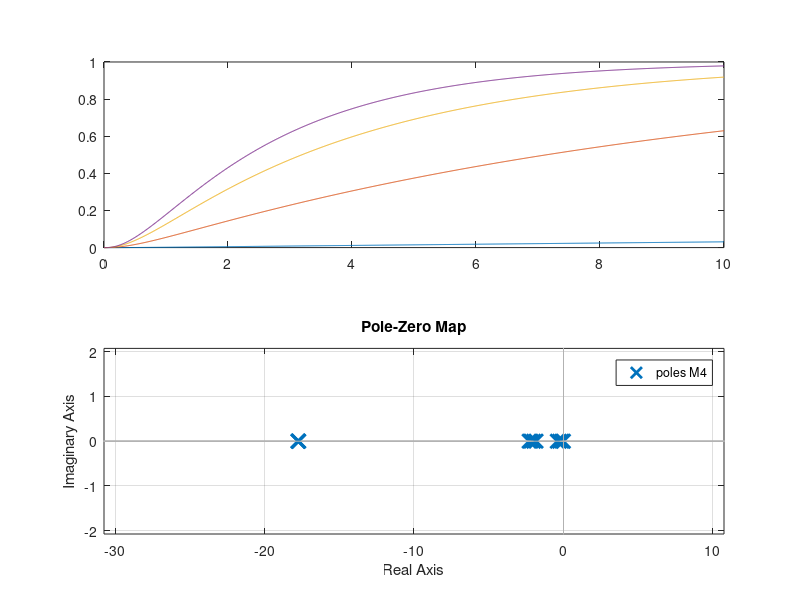

Source code (MATLAB):
% Modelos y Simulación
% Tema: Comandos bloques
% Autor: Gianfranco Salomone
 
clc;
clear all;

% Constantes del motor
Ra = 1;
La = 0.05;
kb = 0.9;
kt = kb;

Jm = 0.4;
bm = 0.005;
JL = 4;
bL = 0.5;

% N < 1 indica que el torque realizado por la antena ejerce menor
%       efecto sobre el torque que realiza el motor
N = 1/333;  % tren de engranajes

% Para reducir el diagrama en bloques, es necesario "saltar" el puntode realimentación

% Reducción usando instrucciones de bloques
tf_mec_mot = tf(1, [Jm bm]) * N;
tf_mec_L = N * tf([JL bL], 1);
tf_mec_eq = feedback(tf_mec_mot, tf_mec_L);

tf_elec = tf(1, [La Ra]);
tf_dir = series(series(tf_elec, kt), tf_mec_eq);

retroalim_interna = kb/N;

vel_antena = feedback(tf_dir, retroalim_interna);  % rapidez angular

% Expresión usando forma reducida analítica
s = tf("s");
Jeq = Jm+N^2*JL;
beq = bm+N^2*bL;
vel_antena_verdadera = N*kt/ ((Jeq*s + beq)*(La*s + Ra) + kt*kb);

pos_antena = (1/s) * vel_antena_verdadera;

%------------------- Realimentación -----------------

% Prueba para varios valores de kp:
kp = [1  30  70  100];
M1 = feedback(kp(1) * pos_antena, 1);
M2 = feedback(kp(2) * pos_antena, 1);
M3 = feedback(kp(3) * pos_antena, 1);
M4 = feedback(kp(4) * pos_antena, 1);

t = 0:.01:10;
Y1 = step(M1, t);
Y2 = step(M2, t);
Y3 = step(M3, t);
Y4 = step(M4, t);

figure(1)
subplot(2,1,1)
plot(t, Y1, t, Y2, t, Y3, t, Y4);

subplot(2,1,2)
hold on;
pzmap(M1)
pzmap(M2)
pzmap(M3)
pzmap(M4)
hold off;
